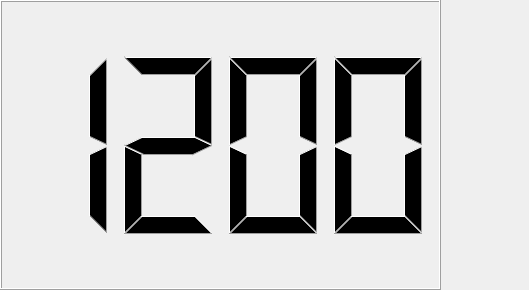
<?xml version="1.0" encoding="UTF-8"?>
<ui version="4.0">
 <class>VerticalSpeed</class>
 <widget class="QWidget" name="VerticalSpeed">
  <property name="geometry">
   <rect>
    <x>0</x>
    <y>0</y>
    <width>529</width>
    <height>290</height>
   </rect>
  </property>
  <property name="windowTitle">
   <string>Form</string>
  </property>
  <layout class="QHBoxLayout" name="horizontalLayout_2">
   <property name="spacing">
    <number>0</number>
   </property>
   <property name="leftMargin">
    <number>0</number>
   </property>
   <property name="topMargin">
    <number>0</number>
   </property>
   <property name="rightMargin">
    <number>0</number>
   </property>
   <property name="bottomMargin">
    <number>0</number>
   </property>
   <item>
    <layout class="QHBoxLayout" name="horizontalLayout" stretch="5,1">
     <property name="spacing">
      <number>0</number>
     </property>
     <item>
      <widget class="QLCDNumber" name="lcd">
       <property name="digitCount">
        <number>4</number>
       </property>
       <property name="intValue" stdset="0">
        <number>1200</number>
       </property>
      </widget>
     </item>
     <item>
      <widget class="QWidget" name="button_widget" native="true">
       <layout class="QVBoxLayout" name="verticalLayout_2">
        <property name="spacing">
         <number>0</number>
        </property>
        <property name="leftMargin">
         <number>0</number>
        </property>
        <property name="topMargin">
         <number>0</number>
        </property>
        <property name="rightMargin">
         <number>0</number>
        </property>
        <property name="bottomMargin">
         <number>0</number>
        </property>
        <item>
         <layout class="QVBoxLayout" name="verticalLayout">
          <property name="spacing">
           <number>0</number>
          </property>
          <item>
           <widget class="QWidget" name="up_widget" native="true">
            <layout class="QVBoxLayout" name="verticalLayout_3">
             <property name="spacing">
              <number>0</number>
             </property>
             <property name="leftMargin">
              <number>0</number>
             </property>
             <property name="topMargin">
              <number>0</number>
             </property>
             <property name="rightMargin">
              <number>0</number>
             </property>
             <property name="bottomMargin">
              <number>0</number>
             </property>
             <item>
              <layout class="QVBoxLayout" name="up_layout">
               <property name="spacing">
                <number>0</number>
               </property>
              </layout>
             </item>
            </layout>
           </widget>
          </item>
          <item>
           <widget class="QWidget" name="center_widget" native="true">
            <layout class="QHBoxLayout" name="horizontalLayout_3">
             <property name="spacing">
              <number>0</number>
             </property>
             <property name="leftMargin">
              <number>0</number>
             </property>
             <property name="topMargin">
              <number>0</number>
             </property>
             <property name="rightMargin">
              <number>0</number>
             </property>
             <property name="bottomMargin">
              <number>0</number>
             </property>
             <item>
              <layout class="QVBoxLayout" name="center_layout">
               <property name="spacing">
                <number>0</number>
               </property>
              </layout>
             </item>
            </layout>
           </widget>
          </item>
          <item>
           <widget class="QWidget" name="down_widget" native="true">
            <layout class="QVBoxLayout" name="verticalLayout_5">
             <property name="spacing">
              <number>0</number>
             </property>
             <property name="leftMargin">
              <number>0</number>
             </property>
             <property name="topMargin">
              <number>0</number>
             </property>
             <property name="rightMargin">
              <number>0</number>
             </property>
             <property name="bottomMargin">
              <number>0</number>
             </property>
             <item>
              <layout class="QVBoxLayout" name="down_layout">
               <property name="spacing">
                <number>0</number>
               </property>
              </layout>
             </item>
            </layout>
           </widget>
          </item>
         </layout>
        </item>
       </layout>
      </widget>
     </item>
    </layout>
   </item>
  </layout>
 </widget>
 <resources/>
 <connections/>
</ui>
